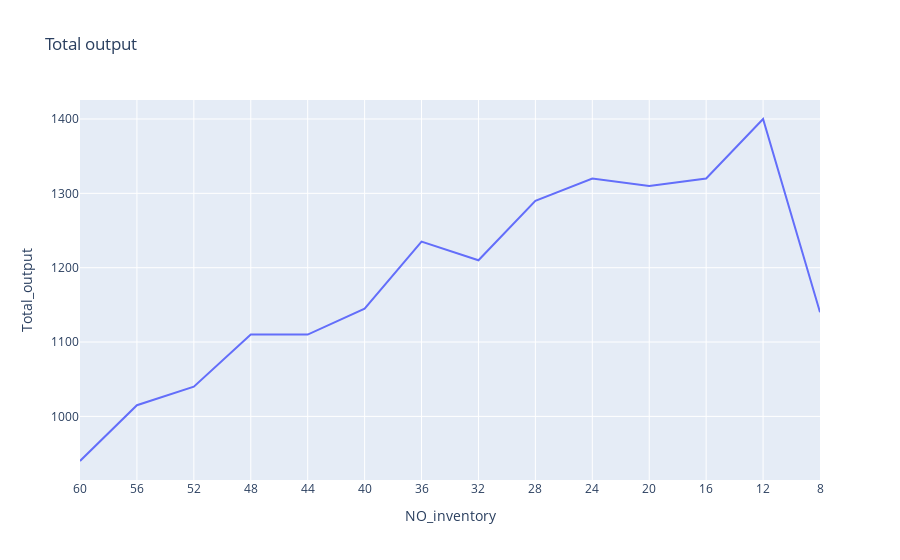

This figure's notebook cell:
### Code cell
df['NO_inventory'] = df['NO_inventory'].astype(int).astype(str)

fig = px.line(df, x = "NO_inventory", y = "Total_output", title = "Total output")
fig.show()

### Figure 1 — Plotly figure (JSON) as saved in the notebook; plotly's stock layout.template omitted (floating-point values rounded to 4 significant figures)
{"data": [{"hovertemplate": "NO_inventory=%{x}<br>Total_output=%{y}<extra></extra>", "legendgroup": "", "line": {"color": "#636efa", "dash": "solid"}, "marker": {"symbol": "circle"}, "mode": "lines", "name": "", "orientation": "v", "showlegend": false, "type": "scatter", "x": ["60", "56", "52", "48", "44", "40", "36", "32", "28", "24", "20", "16", "12", "8"], "xaxis": "x", "y": [940, 1015, 1040, 1110, 1110, 1145, 1235, 1210, 1290, 1320, 1310, 1320, 1400, 1140], "yaxis": "y"}], "layout": {"legend": {"tracegroupgap": 0}, "title": {"text": "Total output"}, "xaxis": {"anchor": "y", "domain": [0, 1], "title": {"text": "NO_inventory"}}, "yaxis": {"anchor": "x", "domain": [0, 1], "title": {"text": "Total_output"}}}}
